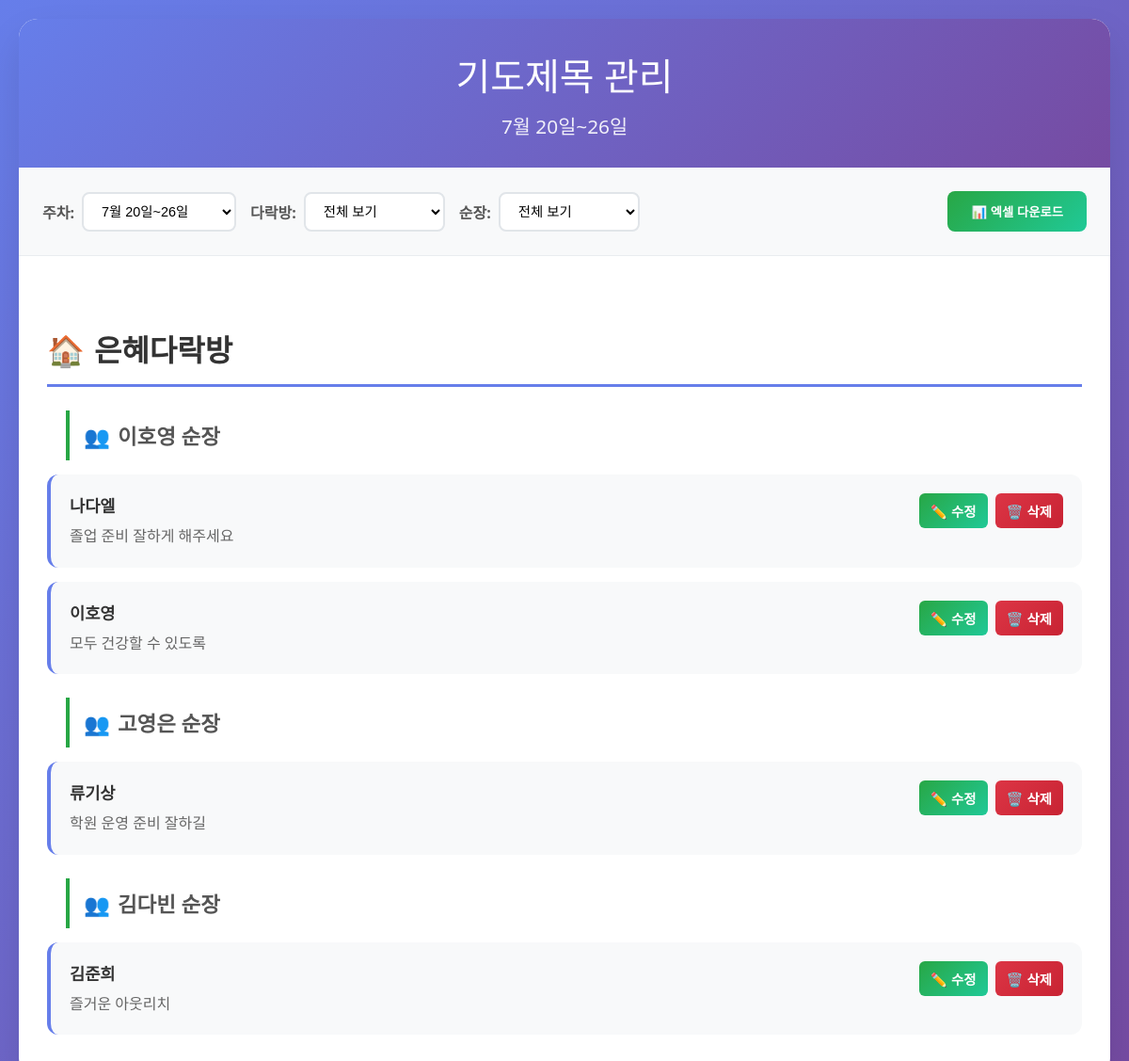
The page /admin on the database its author committed.
### models.py (models this page shows)
class Prayer(Base):
    __tablename__ = "prayers"
    id = Column(Integer, primary_key=True, index=True)
    name = Column(String)
    leader = Column(String)  # 순장
    cell_group = Column(String)  # 다락방/소그룹
    content = Column(String)
    created_at = Column(DateTime)

### main.py (the view)
@app.get("/admin")
def view_all(
    request: Request,
    leader: str = Query(default=None),
    cell_group: str = Query(default=None),
    week_offset: int = Query(default=0),
):
    db = SessionLocal()
    week_start, week_end = get_week_range(week_offset)
    prayers = (
        db.query(Prayer)
        .filter(Prayer.created_at >= week_start, Prayer.created_at <= week_end)
        .order_by(Prayer.created_at.desc())
        .all()
    )
    db.close()
    unique_leaders = sorted(set(p.leader for p in prayers))
    unique_cell_groups = sorted(set(p.cell_group for p in prayers if p.cell_group))
    if leader:
        prayers = [p for p in prayers if p.leader == leader]
    if cell_group:
        prayers = [p for p in prayers if p.cell_group == cell_group]
    grouped = {}
    for p in prayers:
        cg = p.cell_group or "미지정"
        ld = p.leader or "미지정"
        if cg not in grouped:
            grouped[cg] = {}
        if ld not in grouped[cg]:
            grouped[cg][ld] = []
        grouped[cg][ld].append(p)
    week_options = []
    for i in range(-4, 2):
        week_options.append(
            {"offset": i, "label": get_week_label(i), "selected": i == week_offset}
        )
    return templates.TemplateResponse(
        "admin.html",
        {
            "request": request,
            "prayers": prayers,
            "leaders": unique_leaders,
            "cell_groups": unique_cell_groups,
            "selected_leader": leader,
            "selected_cell_group": cell_group,
            "grouped": grouped,
            "week_options": week_options,
            "current_week_label": get_week_label(week_offset),
            "cell_group_leaders": CELL_GROUP_LEADERS,
        },
    )

### templates/admin.html (shortened to what this page needs)
<!DOCTYPE html>
<html>
<head>
</head>
<body>
    <div class="container">
        <div class="header">
            <h2>기도제목 관리</h2>
            <div class="week-info">{{ current_week_label }}</div>
        </div>
        <div class="filters">
            <form method="get" action="/admin" class="filter-form">
                <div class="filter-group">
                    <label for="week_offset">주차:</label>
                    <select name="week_offset" onchange="this.form.submit()">
                        {% for week in week_options %}
                            <option value="{{ week.offset }}" {% if week.selected %}selected{% endif %}>{{ week.label }}</option>
                        {% endfor %}
                    </select>
                </div>
                <div class="filter-group">
                    <label for="cell_group">다락방:</label>
                    <select name="cell_group" onchange="this.form.submit()">
                        <option value="">전체 보기</option>
                    </select>
                </div>
                <div class="filter-group">
                    <label for="leader">순장:</label>
                    <select name="leader" onchange="this.form.submit()">
                        <option value="">전체 보기</option>
                    </select>
                </div>
                <button type="button" onclick="exportToExcel()" class="export-btn">📊 엑셀 다운로드</button>
            </form>
        </div>
        <div class="content">
            {% for cell_group, leaders in grouped.items() %}
                <div class="cell-group-title">{{ cell_group }}</div>
                {% for leader, prayers in leaders.items() %}
                    <div class="leader-title">{{ leader }} 순장</div>
                    {% for p in prayers %}
                        <div class="prayer-item">
                            <div class="prayer-content">
                                <div class="member-name">{{ p.name }}</div>
                                <div class="prayer-text">{{ p.content }}</div>
                            </div>
                            <div class="action-buttons">
                                <button class="edit-btn" onclick="editPrayer({{ p.id }}, '{{ p.name }}', '{{ p.leader }}', '{{ p.cell_group }}', '{{ p.content }}')">✏️ 수정</button>
                                <button class="delete-btn" onclick="deletePrayer({{ p.id }})">🗑️ 삭제</button>
                            </div>
                        </div>
                    {% endfor %}
                {% endfor %}
            {% endfor %}
        </div>
    </div>
</body>
</html>

### templates/admin.html (style rules this page uses)
* { margin: 0; padding: 0; box-sizing: border-box; }
body { font-family: 'Segoe UI', Tahoma, Geneva, Verdana, sans-serif; background: linear-gradient(135deg, #667eea 0%, #764ba2 100%); min-height: 100vh; padding: 20px; }
.container { max-width: 1200px; margin: 0 auto; background: white; border-radius: 20px; box-shadow: 0 20px 40px rgba(0, 0, 0, 0.1); overflow: hidden; }
.header { background: linear-gradient(135deg, #667eea 0%, #764ba2 100%); color: white; padding: 30px; text-align: center; }
.header h2 { font-size: 2.5em; font-weight: 300; margin-bottom: 10px; }
.week-info { font-size: 1.3em; opacity: 0.9; font-weight: 300; }
.filters { background: #f8f9fa; padding: 25px; border-bottom: 1px solid #e9ecef; }
.filter-form { display: flex; flex-wrap: wrap; gap: 15px; align-items: center; }
.filter-group { display: flex; align-items: center; gap: 8px; }
.filter-group label { font-weight: 600; color: #555; white-space: nowrap; }
.filter-group select { padding: 10px 15px; border: 2px solid #e1e5e9; border-radius: 8px; background: white; font-size: 0.9em; min-width: 150px; transition: all 0.3s ease; }
.export-btn { background: linear-gradient(135deg, #28a745 0%, #20c997 100%); color: white; border: none; padding: 12px 25px; border-radius: 8px; cursor: pointer; font-weight: 600; transition: all 0.3s ease; margin-left: auto; }
.content { padding: 30px; }
.cell-group-title { font-size: 2em; font-weight: 600; color: #333; margin: 30px 0 20px 0; padding: 15px 0; border-bottom: 3px solid #667eea; position: relative; }
.cell-group-title::before { content: '🏠'; margin-right: 10px; }
.leader-title { font-size: 1.4em; font-weight: 600; color: #555; margin: 25px 0 15px 20px; padding: 10px 0; border-left: 4px solid #28a745; padding-left: 15px; }
.leader-title::before { content: '👥'; margin-right: 8px; }
.prayer-item { background: #f8f9fa; border-radius: 12px; padding: 20px; margin: 15px 0; border-left: 4px solid #667eea; transition: all 0.3s ease; display: flex; justify-content: space-between; align-items: flex-start; }
.prayer-content { flex: 1; }
.member-name { font-size: 1.1em; font-weight: 600; color: #333; margin-bottom: 8px; }
.prayer-text { color: #666; line-height: 1.6; font-size: 1em; }
.action-buttons { display: flex; gap: 8px; margin-left: 15px; }
.edit-btn, .delete-btn { border: none; padding: 8px 12px; border-radius: 6px; cursor: pointer; font-size: 0.9em; font-weight: 600; transition: all 0.3s ease; }
.edit-btn { background: linear-gradient(135deg, #28a745 0%, #20c997 100%); color: white; }
.delete-btn { background: linear-gradient(135deg, #dc3545 0%, #c82333 100%); color: white; }

### rows shown on the page
Prayer: cell_group "은혜다락방", leader "이호영", name "나다엘", content "졸업 준비 잘하게 해주세요"
Prayer: name "이호영", content "모두 건강할 수 있도록"
Prayer: leader "고영은", name "류기상", content "학원 운영 준비 잘하길"
Prayer: leader "김다빈", name "김준희", content "즐거운 아웃리치"

### other values the page prints
{{ current_week_label }} "7월 20일~26일"
form field week_offset "7월 20일~26일"
